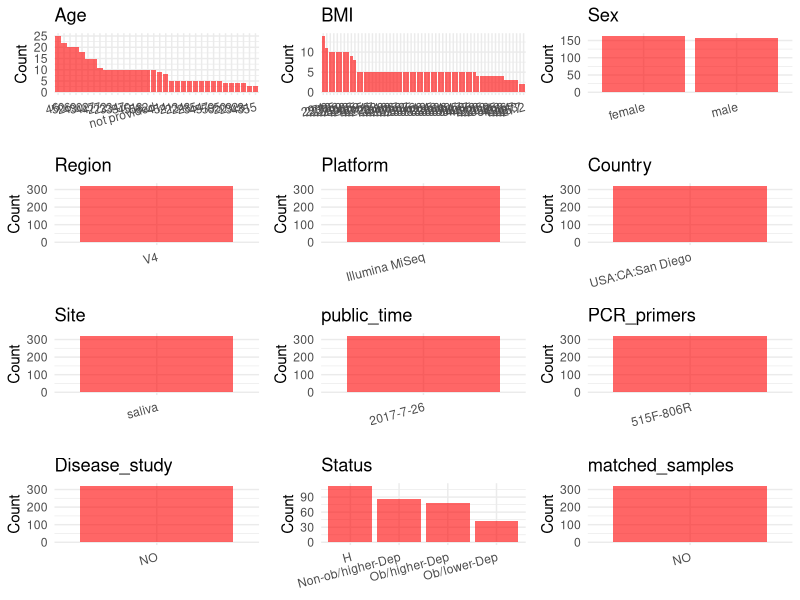

Reproduce this figure in R. (Note: this script raises an error after producing the figure.)
## ---- chunk 1
# Load necessary libraries
library(dplyr)
library(ggplot2)
library(cowplot)

# Set working directory (update this path to your local directory)
setwd("D:/metadata/qiita_11259")

# Read the initial metadata files
initial_meta<-read.csv("SraRunTable.tsv", header = TRUE ,sep = "\t", stringsAsFactors = FALSE)

# Combine the two metadata files
#meta <- rbind(initial_meta, initial_meta1)

#Remove entries non-oral samples
initial_meta <- subset(initial_meta, scientific_name == "Human Oral Metagenome")

# Check the number of samples containing "HT" in Sample.Name (e.g., healthy controls)
#nrow(subset(meta, grepl("HT", Sample.Name)))

# Display the first few rows of the metadata
head(initial_meta)
## ---- chunk 2
# Create a uniform metadata dataframe
metadata <- data.frame(
  BioProject = "qiita_11259",
  Run = NA,
  sample_name = initial_meta$sample_name,
  Age = initial_meta$age,
  BMI = initial_meta$bmi,
  Sex=initial_meta$sex,
  Region = "V4",
  Platform = "Illumina MiSeq",
  Country = initial_meta$geo_loc_name,
  Site = initial_meta$env_material,
  public_time = "2017-7-26",
  stringsAsFactors = FALSE
)
## ---- chunk 3
# Add information obtained from the publication
metadata$PCR_primers <- "515F-806R"
metadata$title <- "Salivary bacterial signatures in depression-obesity comorbidity are associated with neurotransmitters and neuroactive dipeptides"
metadata$Disease_study <- "NO"
metadata <- metadata %>%
  mutate(Status = case_when(
    initial_meta$qiita_bdi_total_category == "low" & initial_meta$qiita_bmi_category %in% c("healthy", "overweight")        ~ "H",
    initial_meta$qiita_bdi_total_category == "low" & initial_meta$qiita_bmi_category %in% c("obese", "morbidly obese")      ~ "Ob/lower-Dep",
    initial_meta$qiita_bdi_total_category == "high" & initial_meta$qiita_bmi_category %in% c("healthy", "overweight")     ~ "Non-ob/higher-Dep",
    initial_meta$qiita_bdi_total_category == "high" & initial_meta$qiita_bmi_category %in% c("obese", "morbidly obese")   ~ "Ob/higher-Dep",
    TRUE ~ NA_character_   # 其余情况留空
  ))
# Assign disease status based on sample_name patterns
#metadata$Status<-"H"
#metadata <- metadata %>%
#  mutate(Sex = case_when(
#    initial_meta$sex == "0" ~ "female",
#    initial_meta$sex == "1" ~ "male"
#  ))
#metadata <- metadata %>%
#  mutate(Status = case_when(
#    initial_meta$oral_mucositis_grade == "0" ~ "H",
#    initial_meta$oral_mucositis_grade == "1" ~ "OM",
#    initial_meta$oral_mucositis_grade %in% c("2", "3", "4") ~ "severe-OM"
#  ))

#extract subject id by remove prefix of sample_name
metadata$sample_name <- gsub("T|CR|CS|C|N|S", "", metadata$sample_name)

# Check initial data distribution
cat("Initial sample distribution:\n")
table(metadata$sample_name)
table(metadata$Site)

# Calculate sampling frequency per subject
sample_counts <- table(metadata$sample_name)
cat("\nNumber of samples per subject:\n")
print(sample_counts)

# Create matched_samples column
metadata$matched_samples <- ifelse(metadata$sample_name %in% names(sample_counts[sample_counts >= 2]), "YES", "NO")

cat("\nMatched samples distribution:\n")
table(metadata$matched_samples)

# Identify samples for removal: single samples excluding saliva and tongue coat
single_samples <- names(sample_counts[sample_counts == 1])
samples_to_remove <- metadata$sample_name %in% single_samples & 
                     !(metadata$Site %in% c("saliva", "tongue coat"))

cat("\nNumber of samples to be removed:", sum(samples_to_remove), "\n")

# Remove identified samples
metadata_clean <- metadata[!samples_to_remove, ]

cat("\nFinal sample distribution after cleaning:\n")
table(metadata_clean$sample_name)
table(metadata_clean$Site)
table(metadata_clean$matched_samples)

# Use cleaned dataset for subsequent analysis
metadata <- metadata_clean
## ---- chunk 4
# Check the number of unique runs and sample names
print(paste("Number of unique runs:", length(unique(metadata$Run))))
print(paste("Number of unique sample names:", length(unique(metadata$sample_name))))
## ---- chunk 5
# Select columns for visualization
plot_data <- metadata %>%
  select(-BioProject, -Run, -sample_name, -title)

# Function to create simple plots for each column
create_simple_plots <- function(data) {
  plots <- list()
  
  for (col in colnames(data)) {
    # Check if the column is all NA
    if (all(is.na(data[[col]]))) {
      # Create an empty plot with text indicating all NA
      p <- ggplot() +
        annotate("text", x = 0.5, y = 0.5, label = "this column is NA", size = 6) +
        labs(title = col) +
        theme_void()
    } else if (is.numeric(data[[col]])) {
      # Numeric variable: histogram
      p <- ggplot(data, aes(x = .data[[col]])) +
        geom_histogram(fill = "blue", alpha = 0.6, bins = 20, na.rm = TRUE) +
        labs(title = col) +
        theme_minimal()
    } else {
      # Categorical variable: bar plot (remove NA values)
      count_data <- as.data.frame(table(data[[col]], useNA = "ifany"))
      p <- ggplot(count_data, aes(x = reorder(Var1, -Freq), y = Freq)) +
        geom_col(fill = "red", alpha = 0.6) +
        labs(title = col, x = NULL, y = "Count") +
        theme_minimal() +
        theme(axis.text.x = element_text(angle = 15, hjust = 1))
    }
    plots[[col]] <- p
  }
  
  return(plots)
}

# Generate and arrange plots
plots <- create_simple_plots(plot_data)
p<-plot_grid(plots$Age, 
          plots$BMI, 
          plots$Sex, 
          plots$Region, 
          plots$Platform, 
          plots$Country, 
          plots$Site,
          plots$public_time, 
          plots$PCR_primers,
          plots$Disease_study,
          plots$Status,
          plots$matched_samples,# add 
          ncol = 3, align = "hv", axis = "lb")
ggsave("Metadata_Summary.png", plot = p, width = 8, height = 6, dpi = 150)
## ---- chunk 6
knitr::include_graphics("Metadata_Summary.png")
## ---- chunk 7
# Reorder columns to match the desired format
metadata <- metadata[, c(
  "BioProject", "Run", "sample_name", "Age", "BMI", "Sex", 
  "Region", "Platform", "Country", "Site", "public_time", 
  "PCR_primers", "title", "Disease_study", "Status","matched_samples"
)]

# Export the uniform metadata to a CSV file
write.csv(metadata, file = "metadata.csv", quote = FALSE)
head(metadata)
